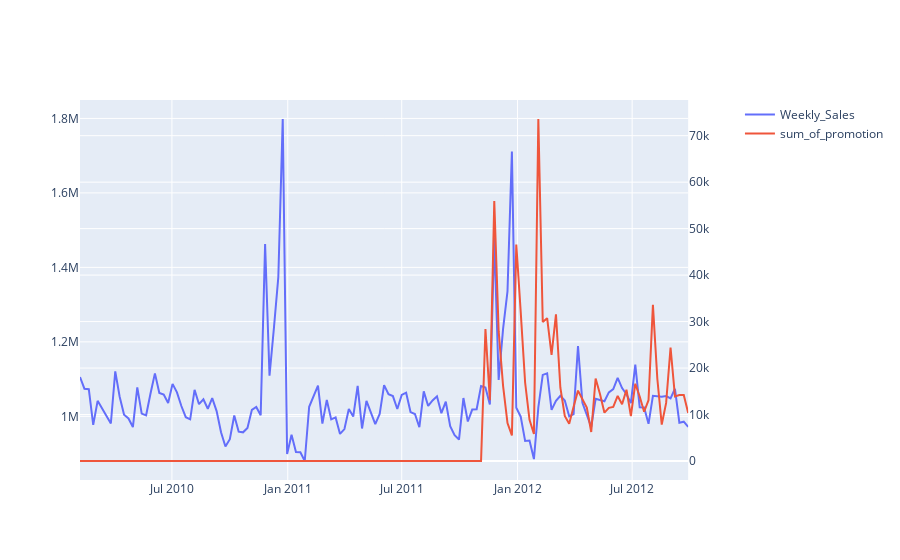

The code cell stored with this chart in its notebook:
### Code cell
fig = ms(specs=[[{'secondary_y': True}]])

fig.add_trace(go.Scatter(x = shop_df.groupby('Date').mean().index, 
                        y = shop_df.groupby('Date').mean()['Weekly_Sales'],
                        mode='lines', 
                        name='Weekly_Sales',), secondary_y = False
)

fig.add_trace(go.Scatter(x = shop_df.groupby('Date').mean().index, 
                        y = shop_df.groupby('Date').mean()['sum_of_promotion'],
                        mode='lines', 
                        name='sum_of_promotion',), secondary_y = True
)

fig.show()

### Figure 1 — Plotly figure (JSON) as saved in the notebook; plotly's stock layout.template omitted (floating-point values rounded to 4 significant figures; data arrays with more than 128 entries replaced by an {"elided": "..."} marker saying what was removed)
{"data": [{"mode": "lines", "name": "Weekly_Sales", "type": "scatter", "x": {"elided": "139 str values"}, "xaxis": "x", "y": {"elided": "139 float values"}, "yaxis": "y"}, {"mode": "lines", "name": "sum_of_promotion", "type": "scatter", "x": {"elided": "139 str values"}, "xaxis": "x", "y": {"elided": "139 float values"}, "yaxis": "y2"}], "layout": {"xaxis": {"anchor": "y", "domain": [0, 0.94]}, "yaxis": {"anchor": "x", "domain": [0, 1]}, "yaxis2": {"anchor": "x", "overlaying": "y", "side": "right"}}}
